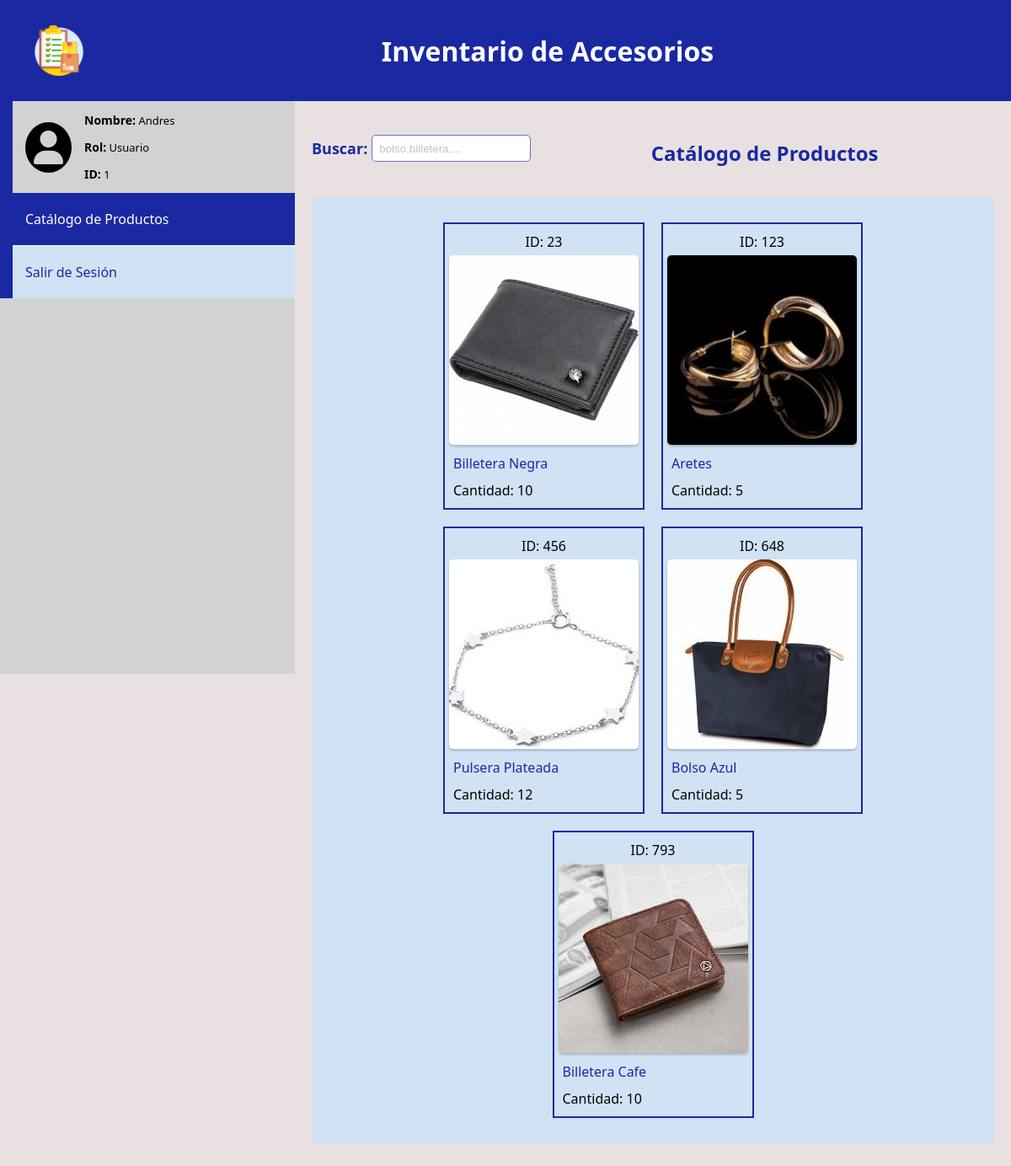
The app's page /usuario/Andres/ (signed in) with its own data.
### tables this page shows
CREATE TABLE usuario (id INTEGER PRIMARY KEY AUTOINCREMENT, nombre VARCHAR NOT NULL, correo VARCHAR (20) NOT NULL UNIQUE, contraseña VARCHAR (150) NOT NULL, rol BOOLEAN NOT NULL DEFAULT (0));

CREATE TABLE accesorios (id INTEGER PRIMARY KEY NOT NULL UNIQUE, nombre VARCHAR (50) NOT NULL, cantidad INTEGER NOT NULL, imagen BLOB NOT NULL);

### app.py (the view)
@app.route('/usuario/<string:nombre>/')
@login_required_user
def usuarioPrincipal(nombre):
  db = get_db()
  productos = db.execute('SELECT * FROM accesorios').fetchall()
  listaAccesorios = convertirANombreImagen_lista(productos)
  return render_template("usuario.html", productosLista=listaAccesorios, nombreUsuario=nombre,nombreID=consultarUsuario(nombre))

### app.py (called while the page is built)
@app.before_request
def load_logged_in_user():
  user_id = session.get('user_id')
  if user_id is None:  # si no hay usuario en la sesion
    g.user = None
  else:
    g.user = get_db().execute(
      'SELECT * FROM usuario WHERE id = ?', (user_id,)
    ).fetchone()

@app.before_request
def load_logged_in_admin():
  admin_id = session.get('admin_id')
  if admin_id is None:  # si no hay admin en la sesion
    g.admin = None
  else:
    g.admin = get_db().execute(
      'SELECT * FROM usuario WHERE id = ?', (admin_id,)
    ).fetchone()

def login_required_user(view):
  @functools.wraps(view)
  def wrapped_view(**kwargs):
    if g.user is None:
      return redirect(url_for('iniciar'))
    return view(**kwargs)
  return wrapped_view

def consultarUsuario(nombre):
  db = get_db()
  query = db.execute('SELECT id FROM usuario WHERE nombre = ?', (nombre,)).fetchone()
  idUsuario = query[0]
  return idUsuario

@app.after_request
def add_header(r):
    r.headers["Pragma"] = "no-cache"
    r.headers["Expires"] = "0"
    r.headers['Cache-Control'] = 'public, max-age=0'
    return r

### db.py (called while the page is built)
def get_db():
    try:
        if 'db' not in g:
            g.db = sqlite3.connect('inventario.db')
        return g.db
    except Error:
        print(Error)

### utils.py (called while the page is built)
def convertirANombreImagen_lista(productos):
    lista = []
    for p in productos:
        registro_accesorio = list(p)
        registro_accesorio[3] = convertirBinarioAImagen(p[0],p[3])
        p = tuple(registro_accesorio)
        lista.append(p)
    return lista

def convertirBinarioAImagen(id_foto,binario):
    with open('static/imagenes/cargadas/accesorio_{}.jpg'.format(id_foto),'wb') as archivo:
        archivo.write(binario)
    return "accesorio_{}.jpg".format(id_foto)

### templates/usuario.html (shortened to what this page needs)
<!DOCTYPE html>
<html lang="en">
  <head>
    <link rel="stylesheet" href="{{url_for('static',filename='css/estilos.css')}}" />
  </head>
  <body>
    <header class="cabecera">
      <div class="logo">
        <img
          class="logo__imagen"
          src="{{url_for('static',filename='imagenes/logo.png')}}"
          alt="Este es el logo"
        />
      </div>
      <div class="titulo">
        <h1>Inventario de Accesorios</h1>
      </div>
    </header>
    <div class="contenido__usuario">
      <nav class="contenido__menu">
        <ul class="menu__contenedor">
          <li class="menu__info">
            <div class="menu__avatar">
              <i class="fas fa-user"></i>
            </div>
            <div class="menu__rol">
              <p class="rol__nombre">
                <span class="rol__label">Nombre:</span> {{nombreUsuario}}
              </p>
              <p class="rol__cargo">
                <span class="rol__label">Rol:</span> Usuario
              </p>
              <p class="rol__id">
                <span class="rol__label">ID:</span> {{nombreID}}
              </p>
            </div>
          </li>
          <li class="menu__elemento menu__adminProductos menu__seleccionado">
            <a href="/usuario/{{nombreUsuario}}" class="menu__link">Catálogo de Productos</a>
          </li>
          <li class="menu__elemento menu__salir">
            <a href="/cerrar/" class="menu__link">Salir de Sesión</a>
          </li>
        </ul>
      </nav>
      <div class="contenido__pagina">
        <div class="contenido__inventario">
          <div class="inventario__encabezado">
            <div class="encabezado__buscador">
              <p class="buscar__etiqueta">Buscar:</p>
              <input
                class="input input__buscar"
                type="search"
                name="buscarProducto"
                id="buscarProductoAdmin"
                placeholder="bolso,billetera,..."
                onkeyup="filtrarProductos()"
              />
            </div>
            <div class="encabezado__titulo">
              <h2 class="inventario__titulo">Catálogo de Productos</h2>
            </div>
          </div>
          <ul class="galeria">
            {% for producto in productosLista%}
            <li>
              <p class="idAccesorio">ID: {{producto[0]}}</p>
              <a href="/usuario/{{nombreUsuario}}/{{producto[0]}}"
                ><img
                  src="{{url_for('static',filename='imagenes/cargadas/')}}{{producto[3]}}"
                  alt="{{producto[1]}}"
                  class="imagenAccesorio"
                />
              </a>
              <p class="nombreAccesorio">{{producto[1]}}</p>
              <p class="cantAccesorio">Cantidad: {{producto[2]}}</p>
            </li>
            {% endfor %}
          </ul>
        </div>
      </div>
    </div>
  </body>
</html>

### static/css/estilos.css (style rules this page uses)
:root { --color-principal: #1a29a2; --color-medio: #6670c1; --color-claro: #d0e2f4; --color-secundario: #2c41dd; --color-gris: rgb(233, 225, 225); --color-gris-oscuro: #d2d2d2; --color-error: #e43939; --color-confirmacion: #1f1aa2; }
body { margin: 0; font-family: "Segoe UI", Tahoma, Geneva, Verdana, sans-serif; height: 100vh; box-sizing: border-box; background: var(--color-gris); }
.input { height: 32px; border-radius: 5px; border: 1px solid var(--color-medio); padding: 2px 2px 2px 8px; }
.cabecera { background: var(--color-principal); color: white; text-align: center; display: flex; flex-direction: row; align-items: center; height: 15vh; position: absolute; top: 0; left: 0; width: 100%; }
.logo { margin-left: 40px; display: flex; justify-content: center; align-items: center; }
.logo__imagen { width: 60px; }
.titulo { margin: 0 auto; font-size: 16px; }
.contenido__menu { min-width: 350px; background: var(--color-gris-oscuro); height: 85vh; }
.menu__contenedor { display: flex; flex-direction: column; align-items: stretch; list-style: none; border-left: 15px solid var(--color-principal); margin: 0; padding: 0; }
.menu__info { display: flex; align-items: center; background: var(--color-gris-oscuro); }
.menu__avatar { margin: 0 15px; }
.menu__avatar i { font-size: 40px; padding: 10px; background: #000; border-radius: 50%; color: var(--color-gris-oscuro); }
.menu__rol { font-size: 13px; }
.rol__label { font-weight: 700; font-size: 14px; }
.menu__elemento { border-top: 1px solid white; background: var(--color-claro); }
.menu__elemento:nth-of-type(2) { border: none; }
.menu__link { text-decoration: none; display: block; color: var(--color-principal); cursor: pointer; padding: 20px 15px; }
.menu__seleccionado { background: var(--color-principal); }
.menu__seleccionado .menu__link { color: white; }
.buscar__etiqueta, .buscador__label { color: var(--color-principal); font-weight: 600; font-size: 18px; }
.contenido__pagina { width: 100%; padding: 25px 20px; }
.inventario__encabezado { display: flex; }
.encabezado__buscador { display: flex; align-items: center; margin-bottom: 10px; }
.input__buscar { margin: 0 5px; }
.input__buscar::placeholder { color: #c2c2c2; }
.encabezado__titulo { color: var(--color-principal); margin: 0 auto; }
.contenido__usuario { display: flex; margin-top: 15vh; width: 100%; }
.galeria { width: 100%; list-style: none; padding: 20px; box-sizing: border-box; display: flex; justify-content: center; flex-wrap: wrap; background: var(--color-claro); }
.galeria li { border: 2px solid var(--color-principal); padding: 5px; margin: 10px; }
.galeria img { width: 100%; margin-bottom: 1px; box-shadow: 0 2px 3px rgba(0, 0, 0, 0.2); }
.idAccesorio { margin: 0; padding: 5px; text-align: center; }
.nombreAccesorio { margin: 0; padding: 5px; color: var(--color-principal); }
.cantAccesorio { margin: 0; padding: 5px; }
.imagenAccesorio { width: 225px; height: 225px; border-radius: 5px; }

### records on screen
usuario: nombre "Andres"
accesorios: id "23", shows a picture, nombre "Billetera Negra", cantidad "10"
accesorios: id "123", shows a picture, nombre "Aretes", cantidad "5"
accesorios: id "456", shows a picture, nombre "Pulsera Plateada", cantidad "12"
accesorios: id "648", shows a picture, nombre "Bolso Azul", cantidad "5"
accesorios: id "793", shows a picture, nombre "Billetera Cafe", cantidad "10"

### other values on screen
{{ nombreID }} "1"
